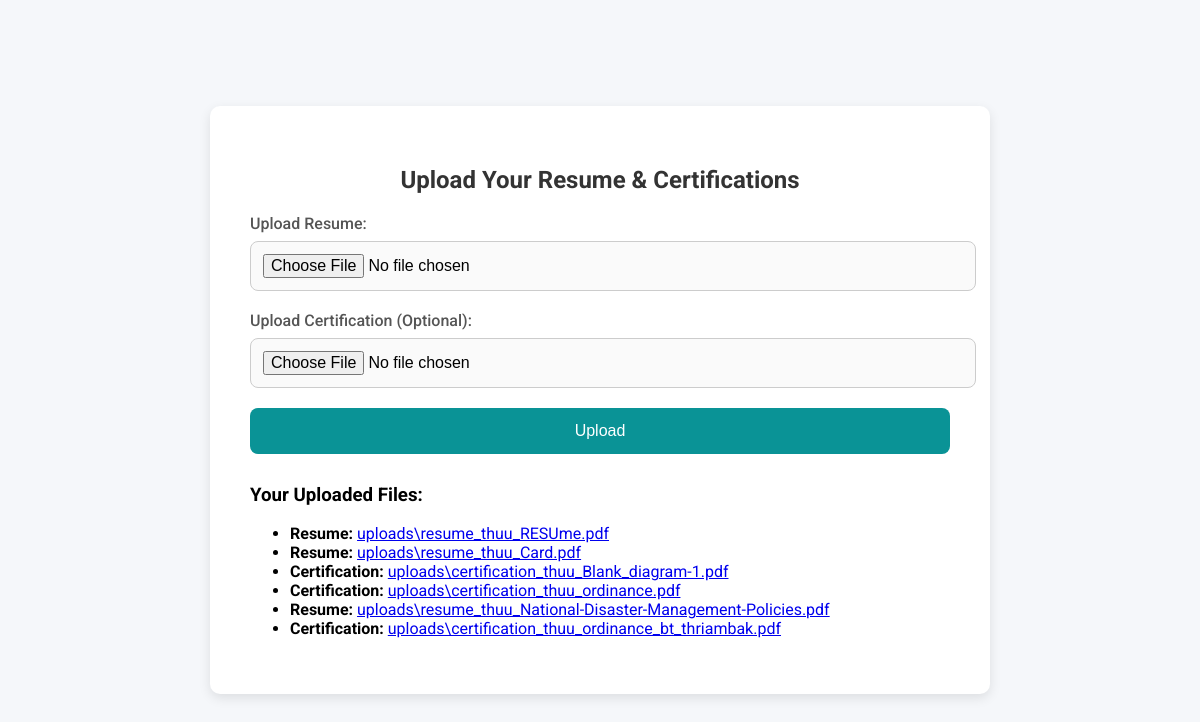
Page /user/resume_certifications (signed in) on the committed database.
### models.py (models this page shows, shortened)
class ResumeCertification(db.Model):
    __tablename__ = 'resume_certifications'
    id = db.Column(db.Integer, primary_key=True)
    user_id = db.Column(db.Integer, db.ForeignKey('users.id'), nullable=False)
    resume_path = db.Column(db.String(255), nullable=True)  # Path to the resume file
    certification_path = db.Column(db.String(255), nullable=True)  # Path to the certification file
    uploaded_at = db.Column(db.DateTime, default=db.func.current_timestamp())  # Upload timestamp
    user = db.relationship('User', backref=db.backref('resume_certifications', lazy=True))

### user.py (the view, shortened to what this page needs)
@user_blueprint.route('/resume_certifications', methods=['GET', 'POST'])
def resume_certifications():
    user_id = session.get('user_id')
    if not user_id:
        flash('You need to log in to access this page.', 'error')
        return redirect(url_for('login'))  # Adjust as needed
    user = User.query.get(user_id)
    if not user:
        flash('User not found.', 'error')
        return redirect(url_for('login'))  # Adjust as needed
    resume_certifications = ResumeCertification.query.filter_by(user_id=user_id).all()
    return render_template(
        'resume_certifications.html',
        resume_certifications=resume_certifications
    )

### templates/resume_certifications.html (shortened to what this page needs)
<!DOCTYPE html>
<html lang="en">
<head>
    <link rel="stylesheet" href="https://cdnjs.cloudflare.com/ajax/libs/font-awesome/6.0.0-beta3/css/all.min.css">
</head>
<body>
    <div class="container">
        <h2>Upload Your Resume & Certifications</h2>
        <form action="{{ url_for('user.resume_certifications') }}" method="POST" enctype="multipart/form-data">
            <div class="form-group">
                <label for="resume">Upload Resume:</label>
                <input type="file" name="resume" id="resume" required>
            </div>
            <div class="form-group">
                <label for="certification">Upload Certification (Optional):</label>
                <input type="file" name="certification" id="certification">
            </div>
            <button type="submit">Upload</button>
        </form>
        <div class="file-list">
            {% if resume_certifications %}
                <h3>Your Uploaded Files:</h3>
                <ul>
                {% for resume_cert in resume_certifications %}
                    {% if resume_cert.resume_path %}
                        <li>
                            <strong>Resume:</strong>
                            <a href="{{ url_for('static', filename=resume_cert.resume_path) }}" target="_blank">
                                {{ resume_cert.resume_path.split('/')[-1] }}
                            </a>
                        </li>
                    {% endif %}
                    {% if resume_cert.certification_path %}
                        <li>
                            <strong>Certification:</strong>
                            <a href="{{ url_for('static', filename=resume_cert.certification_path) }}" target="_blank">
                                {{ resume_cert.certification_path.split('/')[-1] }}
                            </a>
                        </li>
                    {% endif %}
                {% endfor %}
                </ul>
            {% else %}
                <p>No files uploaded yet.</p>
            {% endif %}
        </div>
    </div>
</body>
</html>

### templates/resume_certifications.html (style rules this page uses)
body { font-family: 'Roboto', sans-serif; background-color: #f5f7fa; margin: 0; padding: 0; display: flex; justify-content: center; align-items: center; height: 100vh; }
.container { background-color: #ffffff; padding: 40px; border-radius: 10px; box-shadow: 0 4px 12px rgba(0, 0, 0, 0.1); width: 100%; max-width: 700px; }
h2 { text-align: center; font-size: 24px; color: #333; margin-bottom: 20px; }
.form-group { margin-bottom: 20px; }
.form-group label { display: block; font-weight: 500; color: #555; margin-bottom: 8px; }
.form-group input[type="file"] { width: 100%; padding: 12px; font-size: 16px; border: 1px solid #ccc; border-radius: 8px; background-color: #fafafa; transition: border-color 0.3s ease; }
button[type="submit"] { width: 100%; padding: 14px; font-size: 16px; background-color: #0a9396; color: white; border: none; border-radius: 8px; cursor: pointer; transition: background-color 0.3s ease; }
.file-list { margin-top: 30px; }

### rows in the picture
ResumeCertification: resume_path "uploads\\resume_thuu_RESUme.pdf"
ResumeCertification: resume_path "uploads\\resume_thuu_Card.pdf", certification_path "uploads\\certification_thuu_Blank_diagram-1.pdf"
ResumeCertification: certification_path "uploads\\certification_thuu_ordinance.pdf"
ResumeCertification: resume_path "uploads\\resume_thuu_National-Disaster-Management-Policies.pdf", certification_path "uploads\\certification_thuu_ordinance_bt_thriambak.pdf"
